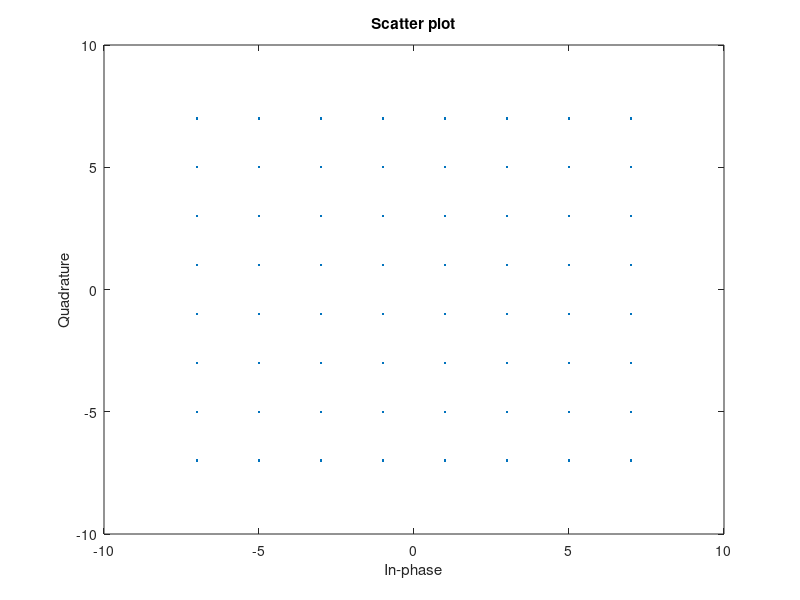
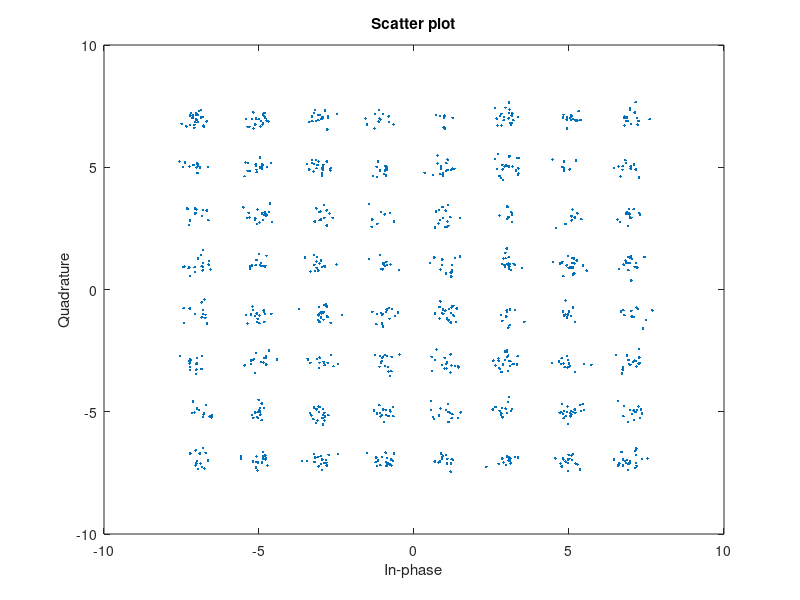

MATLAB code to generate these figures, in order:
close all; clear all; clc;
pkg load signal;
pkg load communications;

M = 64;
SNR = 10;
Simbolos = 1000;
info = randint(1,Simbolos,M); % Gerando informação binária aleatória de M bits


sinal_QAM = qammod(info,M);

sinal_ruidoso = awgn(sinal_QAM,SNR);


sinal_QAM_demod = qamdemod(sinal_ruidoso,M);

% Plots
scatterplot(sinal_QAM);

scatterplot(sinal_ruidoso);